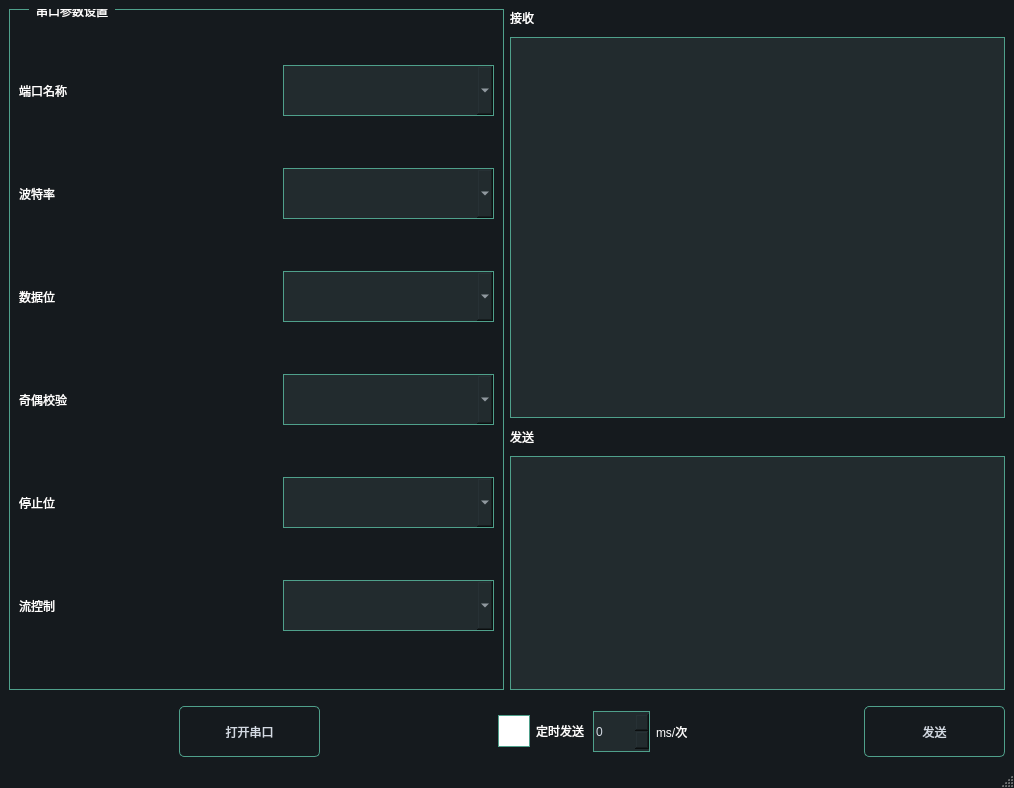
<?xml version="1.0" encoding="UTF-8"?>
<ui version="4.0">
 <class>MainWindow</class>
 <widget class="QMainWindow" name="MainWindow">
  <property name="geometry">
   <rect>
    <x>0</x>
    <y>0</y>
    <width>1014</width>
    <height>788</height>
   </rect>
  </property>
  <property name="styleSheet">
   <string notr="true">QWidget {
    font: 16pt &quot;Microsoft YaHei&quot;;
    color: #ffffff;
}

QGroupBox {
    border-width: 1px;
    border-style: solid;
    border-color: #4fa08b;
}

QGroupBox::title {
    subcontrol-origin: margin;
    left: 20px;
    padding: -10px 5px 0px 5px;
}

QMainWindow {
    background-color: #151a1e;
}

QPlainTextEdit {
    border-width: 1px;
    border-style: solid;
    border-color: #4fa08b;

    font: 10pt &quot;Microsoft YaHei&quot;;
    background-color: #222b2e;
    color: #d3dae3;
}

QComboBox {
    border-width: 1px;
    border-style: solid;
    border-color: #4fa08b;

    color: #d3dae3;
    background-color: #222b2e;
}

QComboBox QAbstractItemView {
	border: 1px solid #4fa08b;

    outline: 0px solid gray;
    background-color: #222b2e;
    selection-background-color: #4fa08b;
}

QPushButton {
    border-width: 1px;
    border-style: solid;
    border-color: #4fa08b;
    border-radius: 5px;

    color: #d3dae3;
    padding: 2px;
    background-color: #151a1e;
}

QPushButton:hover {
    border-color: #050a0e;
    background-color: #1c1f1f;
}

QPushButton:pressed {
    border-color: #050a0e;
    background-color: #2c2f2f;
}

QPushButton:disabled {
    border-top-color: qlineargradient(spread:pad, x1:0.5, y1:1, x2:0.5, y2:0, stop:0 rgb(215, 215, 215), stop:1 rgb(222, 222, 222));
    border-right-color: qlineargradient(spread:pad, x1:0, y1:0.5, x2:1, y2:0.5, stop:0 rgb(217, 217, 217), stop:1 rgb(227, 227, 227));
    border-left-color: qlineargradient(spread:pad, x1:0, y1:0.5, x2:1, y2:0.5, stop:0 rgb(227, 227, 227), stop:1 rgb(217, 217, 217));
    border-bottom-color: qlineargradient(spread:pad, x1:0.5, y1:1, x2:0.5, y2:0, stop:0 rgb(215, 215, 215), stop:1 rgb(222, 222, 222));

    color: #808086;
    background-color: rgb(142, 142, 142);
}

QCheckBox {
    padding: 2px;
}

QCheckBox:disabled {
    color: #808086;
}

QCheckBox::indicator:checked {
    height: 30px;
    width: 30px;
    border-style: solid;
    border-width: 1px;
    border-color: #4fa08b;

    background-color: #4fa08b;
}

QCheckBox::indicator:unchecked {
    height: 30px;
    width: 30px;
    border-style: solid;
    border-width: 1px;
    border-color: #4fa08b;

    background-color: #ffffff;
}

QLineEdit, QSpinBox {
    border-width: 1px;
    border-style: solid;
    border-color: #4fa08b;

    background-color: #222b2e;
    color: #d3dae3;
}</string>
  </property>
  <widget class="QWidget" name="centralwidget">
   <layout class="QVBoxLayout" name="verticalLayout_3">
    <item>
     <layout class="QHBoxLayout" name="horizontalLayout_7">
      <item>
       <widget class="QGroupBox" name="groupBox">
        <property name="title">
         <string>串口参数设置</string>
        </property>
        <layout class="QVBoxLayout" name="verticalLayout">
         <item>
          <layout class="QHBoxLayout" name="horizontalLayout">
           <item>
            <widget class="QLabel" name="label">
             <property name="text">
              <string>端口名称</string>
             </property>
            </widget>
           </item>
           <item>
            <spacer name="horizontalSpacer">
             <property name="orientation">
              <enum>Qt::Horizontal</enum>
             </property>
             <property name="sizeHint" stdset="0">
              <size>
               <width>40</width>
               <height>20</height>
              </size>
             </property>
            </spacer>
           </item>
           <item>
            <widget class="QComboBox" name="portName">
             <property name="minimumSize">
              <size>
               <width>211</width>
               <height>51</height>
              </size>
             </property>
            </widget>
           </item>
          </layout>
         </item>
         <item>
          <layout class="QHBoxLayout" name="horizontalLayout_2">
           <item>
            <widget class="QLabel" name="label_2">
             <property name="text">
              <string>波特率</string>
             </property>
            </widget>
           </item>
           <item>
            <spacer name="horizontalSpacer_2">
             <property name="orientation">
              <enum>Qt::Horizontal</enum>
             </property>
             <property name="sizeHint" stdset="0">
              <size>
               <width>40</width>
               <height>20</height>
              </size>
             </property>
            </spacer>
           </item>
           <item>
            <widget class="QComboBox" name="baudRate">
             <property name="minimumSize">
              <size>
               <width>211</width>
               <height>51</height>
              </size>
             </property>
            </widget>
           </item>
          </layout>
         </item>
         <item>
          <layout class="QHBoxLayout" name="horizontalLayout_3">
           <item>
            <widget class="QLabel" name="label_3">
             <property name="text">
              <string>数据位</string>
             </property>
            </widget>
           </item>
           <item>
            <spacer name="horizontalSpacer_3">
             <property name="orientation">
              <enum>Qt::Horizontal</enum>
             </property>
             <property name="sizeHint" stdset="0">
              <size>
               <width>40</width>
               <height>20</height>
              </size>
             </property>
            </spacer>
           </item>
           <item>
            <widget class="QComboBox" name="dataBits">
             <property name="minimumSize">
              <size>
               <width>211</width>
               <height>51</height>
              </size>
             </property>
            </widget>
           </item>
          </layout>
         </item>
         <item>
          <layout class="QHBoxLayout" name="horizontalLayout_4">
           <item>
            <widget class="QLabel" name="label_4">
             <property name="text">
              <string>奇偶校验</string>
             </property>
            </widget>
           </item>
           <item>
            <spacer name="horizontalSpacer_4">
             <property name="orientation">
              <enum>Qt::Horizontal</enum>
             </property>
             <property name="sizeHint" stdset="0">
              <size>
               <width>40</width>
               <height>20</height>
              </size>
             </property>
            </spacer>
           </item>
           <item>
            <widget class="QComboBox" name="parity">
             <property name="minimumSize">
              <size>
               <width>211</width>
               <height>51</height>
              </size>
             </property>
            </widget>
           </item>
          </layout>
         </item>
         <item>
          <layout class="QHBoxLayout" name="horizontalLayout_5">
           <item>
            <widget class="QLabel" name="label_5">
             <property name="text">
              <string>停止位</string>
             </property>
            </widget>
           </item>
           <item>
            <spacer name="horizontalSpacer_5">
             <property name="orientation">
              <enum>Qt::Horizontal</enum>
             </property>
             <property name="sizeHint" stdset="0">
              <size>
               <width>40</width>
               <height>20</height>
              </size>
             </property>
            </spacer>
           </item>
           <item>
            <widget class="QComboBox" name="stopBits">
             <property name="minimumSize">
              <size>
               <width>211</width>
               <height>51</height>
              </size>
             </property>
            </widget>
           </item>
          </layout>
         </item>
         <item>
          <layout class="QHBoxLayout" name="horizontalLayout_6">
           <item>
            <widget class="QLabel" name="label_6">
             <property name="text">
              <string>流控制</string>
             </property>
            </widget>
           </item>
           <item>
            <spacer name="horizontalSpacer_6">
             <property name="orientation">
              <enum>Qt::Horizontal</enum>
             </property>
             <property name="sizeHint" stdset="0">
              <size>
               <width>40</width>
               <height>20</height>
              </size>
             </property>
            </spacer>
           </item>
           <item>
            <widget class="QComboBox" name="flowControl">
             <property name="minimumSize">
              <size>
               <width>211</width>
               <height>51</height>
              </size>
             </property>
            </widget>
           </item>
          </layout>
         </item>
        </layout>
       </widget>
      </item>
      <item>
       <layout class="QVBoxLayout" name="verticalLayout_2">
        <property name="spacing">
         <number>10</number>
        </property>
        <item>
         <widget class="QLabel" name="label_8">
          <property name="text">
           <string>接收</string>
          </property>
         </widget>
        </item>
        <item>
         <widget class="QPlainTextEdit" name="recvTextEdit">
          <property name="minimumSize">
           <size>
            <width>481</width>
            <height>381</height>
           </size>
          </property>
         </widget>
        </item>
        <item>
         <widget class="QLabel" name="label_9">
          <property name="text">
           <string>发送</string>
          </property>
         </widget>
        </item>
        <item>
         <widget class="QPlainTextEdit" name="sendTextEdit"/>
        </item>
       </layout>
      </item>
     </layout>
    </item>
    <item>
     <spacer name="verticalSpacer">
      <property name="orientation">
       <enum>Qt::Vertical</enum>
      </property>
      <property name="sizeType">
       <enum>QSizePolicy::Fixed</enum>
      </property>
      <property name="sizeHint" stdset="0">
       <size>
        <width>20</width>
        <height>10</height>
       </size>
      </property>
     </spacer>
    </item>
    <item>
     <layout class="QHBoxLayout" name="horizontalLayout_8">
      <item>
       <spacer name="horizontalSpacer_7">
        <property name="orientation">
         <enum>Qt::Horizontal</enum>
        </property>
        <property name="sizeHint" stdset="0">
         <size>
          <width>40</width>
          <height>20</height>
         </size>
        </property>
       </spacer>
      </item>
      <item>
       <widget class="QPushButton" name="openButton">
        <property name="minimumSize">
         <size>
          <width>141</width>
          <height>51</height>
         </size>
        </property>
        <property name="text">
         <string>打开串口</string>
        </property>
       </widget>
      </item>
      <item>
       <spacer name="horizontalSpacer_8">
        <property name="orientation">
         <enum>Qt::Horizontal</enum>
        </property>
        <property name="sizeHint" stdset="0">
         <size>
          <width>40</width>
          <height>20</height>
         </size>
        </property>
       </spacer>
      </item>
      <item>
       <widget class="QCheckBox" name="checkBox">
        <property name="text">
         <string>定时发送</string>
        </property>
       </widget>
      </item>
      <item>
       <widget class="QSpinBox" name="timelineSpinBox">
        <property name="minimumSize">
         <size>
          <width>50</width>
          <height>41</height>
         </size>
        </property>
        <property name="maximum">
         <number>10000</number>
        </property>
       </widget>
      </item>
      <item>
       <widget class="QLabel" name="label_7">
        <property name="text">
         <string>ms/次</string>
        </property>
       </widget>
      </item>
      <item>
       <spacer name="horizontalSpacer_10">
        <property name="orientation">
         <enum>Qt::Horizontal</enum>
        </property>
        <property name="sizeHint" stdset="0">
         <size>
          <width>40</width>
          <height>20</height>
         </size>
        </property>
       </spacer>
      </item>
      <item>
       <widget class="QPushButton" name="sendButton">
        <property name="minimumSize">
         <size>
          <width>141</width>
          <height>51</height>
         </size>
        </property>
        <property name="text">
         <string>发送</string>
        </property>
       </widget>
      </item>
     </layout>
    </item>
   </layout>
  </widget>
  <widget class="QStatusBar" name="statusbar"/>
 </widget>
 <resources/>
 <connections/>
</ui>
